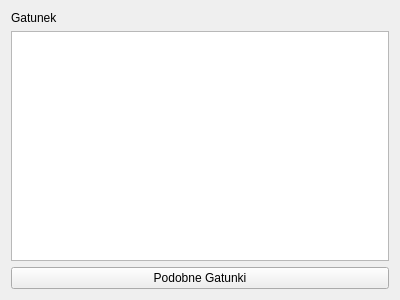
<?xml version="1.0" encoding="UTF-8"?>
<ui version="4.0">
 <class>listGenreUi</class>
 <widget class="QWidget" name="listGenreUi">
  <property name="geometry">
   <rect>
    <x>0</x>
    <y>0</y>
    <width>400</width>
    <height>300</height>
   </rect>
  </property>
  <property name="windowTitle">
   <string>Lista gatunków</string>
  </property>
  <layout class="QVBoxLayout" name="verticalLayout">
   <item>
    <widget class="QLabel" name="label">
     <property name="text">
      <string>Gatunek</string>
     </property>
    </widget>
   </item>
   <item>
    <widget class="QListView" name="genreListView"/>
   </item>
   <item>
    <widget class="QPushButton" name="pushButton">
     <property name="text">
      <string>Podobne Gatunki</string>
     </property>
    </widget>
   </item>
  </layout>
 </widget>
 <resources/>
 <connections/>
</ui>
